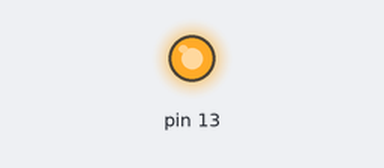
Simulated run of this sketch. Board: Arduino Uno, built with avr-gcc and run on an emulated ATmega328P. Shown: output pins drawn as LEDs (lit = HIGH).

Above: at 0.05 s.
Timing chart, 0 to 3.0 s (numbered marks = the images above):
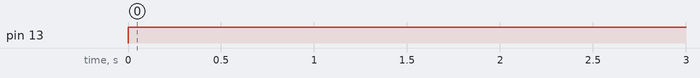

Measured:
- by itself, pin 13: LOW → HIGH at 0.00 s

The sketch:

sketch_nov03a.ino
```cpp
void setup() {
  pinMode(13, OUTPUT);

}

void loop() {
  // put your main code here, to run repeatedly:
digitalWrite(13,1);
delay(2000);
digitalWrite(13,0);
}
```
